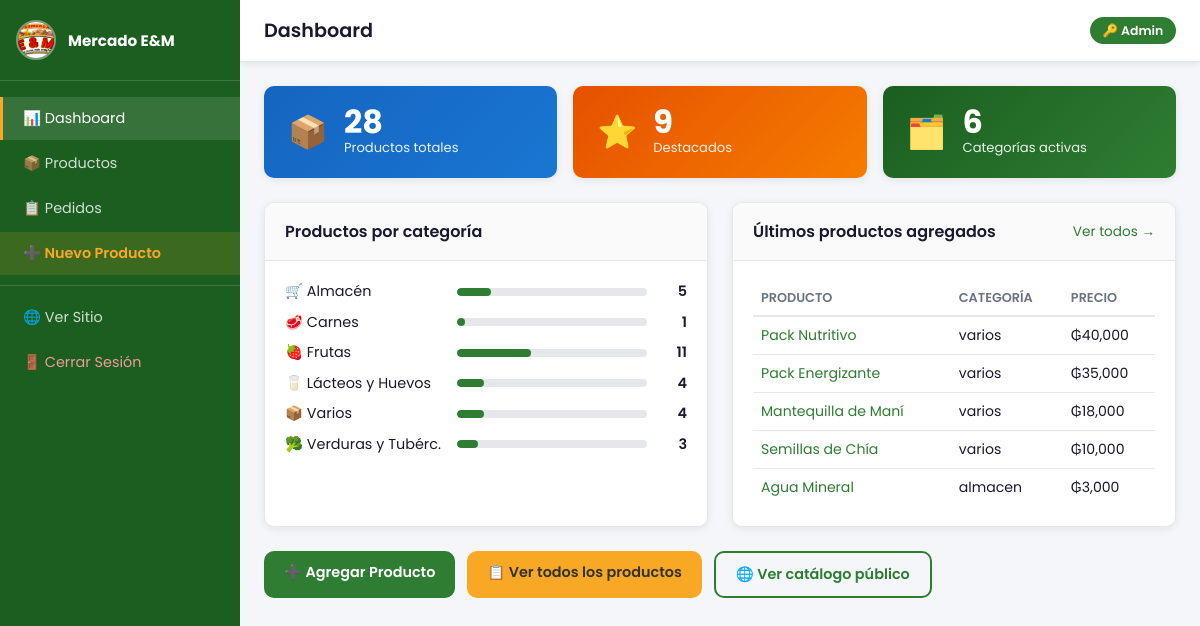
/admin (signed in), run on the app's committed database.
### tables this page shows
CREATE TABLE productos (
            id          INTEGER PRIMARY KEY AUTOINCREMENT,
            nombre      TEXT    NOT NULL,
            descripcion TEXT    NOT NULL,
            precio      REAL    NOT NULL,
            unidad      TEXT    NOT NULL,
            imagen      TEXT    NOT NULL DEFAULT 'img1.jpg',
            categoria   TEXT    NOT NULL,
            origen      TEXT    NOT NULL DEFAULT 'Local',
            destacado   INTEGER NOT NULL DEFAULT 0
        );

### app.py (the view)
@app.route('/admin')
@login_required
def admin_dashboard():
    db = get_db()
    total     = db.execute('SELECT COUNT(*) FROM productos').fetchone()[0]
    destacados = db.execute('SELECT COUNT(*) FROM productos WHERE destacado=1').fetchone()[0]
    por_cat   = db.execute(
        'SELECT categoria, COUNT(*) as cnt FROM productos GROUP BY categoria'
    ).fetchall()
    ultimos   = db.execute(
        'SELECT * FROM productos ORDER BY id DESC LIMIT 5'
    ).fetchall()
    pedidos_pendientes = db.execute(
        "SELECT COUNT(*) FROM pedidos WHERE estado='pendiente'"
    ).fetchone()[0]
    return render_template('admin/dashboard.html',
                           total=total,
                           destacados=destacados,
                           por_cat=por_cat,
                           ultimos=ultimos,
                           pedidos_pendientes=pedidos_pendientes,
                           categorias=CATEGORIAS)

### app.py (called while the page is built)
def get_db():
    if 'db' not in g:
        g.db = sqlite3.connect(DATABASE)
        g.db.row_factory = sqlite3.Row
    return g.db

def login_required(f):
    @wraps(f)
    def decorated(*args, **kwargs):
        if not session.get('admin_logged_in'):
            flash('Necesitás iniciar sesión para acceder al panel.', 'error')
            return redirect(url_for('admin_login'))
        return f(*args, **kwargs)
    return decorated

@app.context_processor
def inject_cart_count():
    cart = session.get('cart', {})
    return {'cart_count': sum(cart.values()) if cart else 0}

### templates/admin/dashboard.html (shortened to what this page needs)
{% extends "admin/base_admin.html" %}
{% block page_title %}Dashboard{% endblock %}
{% block content %}
<div class="stats-grid">
    <div class="stat-card stat-blue">
        <div class="stat-icon">📦</div>
        <div class="stat-info">
            <span class="stat-num">{{ total }}</span>
            <span class="stat-label">Productos totales</span>
        </div>
    </div>
    <div class="stat-card stat-gold">
        <div class="stat-icon">⭐</div>
        <div class="stat-info">
            <span class="stat-num">{{ destacados }}</span>
            <span class="stat-label">Destacados</span>
        </div>
    </div>
    <div class="stat-card stat-green">
        <div class="stat-icon">🗂️</div>
        <div class="stat-info">
            <span class="stat-num">{{ por_cat|length }}</span>
            <span class="stat-label">Categorías activas</span>
        </div>
    </div>
</div>
<div class="dashboard-grid">
    <div class="card">
        <div class="card-header">
            <h3>Productos por categoría</h3>
        </div>
        <div class="card-body">
            {% for row in por_cat %}
                {% set cat = categorias | selectattr('id','equalto', row['categoria']) | first %}
                <div class="cat-row">
                    <span class="cat-name">
                        {% if cat %}{{ cat.icono }} {{ cat.nombre }}{% else %}{{ row['categoria'] }}{% endif %}
                    </span>
                    <div class="cat-bar-wrap">
                        <div class="cat-bar" style="width: {{ (row['cnt'] / total * 100)|round|int }}%"></div>
                    </div>
                    <span class="cat-count">{{ row['cnt'] }}</span>
                </div>
            {% endfor %}
        </div>
    </div>
    <div class="card">
        <div class="card-header">
            <h3>Últimos productos agregados</h3>
            <a href="{{ url_for('admin_productos') }}" class="card-link">Ver todos →</a>
        </div>
        <div class="card-body">
            <table class="mini-table">
                <thead>
                    <tr><th>Producto</th><th>Categoría</th><th>Precio</th></tr>
                </thead>
                <tbody>
                    {% for p in ultimos %}
                    <tr>
                        <td>
                            <a href="{{ url_for('admin_editar_producto', pid=p.id) }}">{{ p.nombre }}</a>
                        </td>
                        <td>{{ p.categoria }}</td>
                        <td>₲{{ "{:,.0f}".format(p.precio) }}</td>
                    </tr>
                    {% endfor %}
                </tbody>
            </table>
        </div>
    </div>
</div>
<div class="quick-actions">
    <a href="{{ url_for('admin_nuevo_producto') }}" class="action-btn action-primary">
        ➕ Agregar Producto
    </a>
    <a href="{{ url_for('admin_productos') }}" class="action-btn action-secondary">
        📋 Ver todos los productos
    </a>
    <a href="{{ url_for('catalogo') }}" target="_blank" class="action-btn action-outline">
        🌐 Ver catálogo público
    </a>
</div>
{% endblock %}

### static/css/admin.css (style rules this page uses)
*, *::before, *::after { box-sizing: border-box; margin: 0; padding: 0; }
:root { --sidebar-w: 240px; --primary: #2e7d32; --primary-d: #1b5e20; --accent: #f9a825; --danger: #c62828; --bg: #f4f6f9; --card-bg: #ffffff; --text: #1a1a2e; --text-light:#6b7280; --border: #e5e7eb; --shadow: 0 2px 8px rgba(0,0,0,.08); --radius: 10px; font-family: 'Poppins', sans-serif; }
body { background: var(--bg); color: var(--text); }
.admin-body { display: flex; min-height: 100vh; }
.card { background: var(--card-bg); border-radius: var(--radius); box-shadow: var(--shadow); border: 1px solid var(--border); overflow: hidden; }
.card-header { display: flex; justify-content: space-between; align-items: center; padding: 1rem 1.25rem; border-bottom: 1px solid var(--border); background: #fafafa; }
.card-header h3 { font-size: 1rem; font-weight: 600; }
.card-link { font-size: .85rem; color: var(--primary); text-decoration: none; }
.card-body { padding: 1.25rem; }
.stats-grid { display: grid; grid-template-columns: repeat(auto-fit, minmax(200px, 1fr)); gap: 1rem; margin-bottom: 1.5rem; }
.stat-card { display: flex; align-items: center; gap: 1rem; padding: 1.25rem 1.5rem; border-radius: var(--radius); color: #fff; box-shadow: var(--shadow); }
.stat-blue { background: linear-gradient(135deg, #1565c0, #1976d2); }
.stat-gold { background: linear-gradient(135deg, #e65100, #f57c00); }
.stat-green { background: linear-gradient(135deg, var(--primary-d), var(--primary)); }
.stat-icon { font-size: 2rem; }
.stat-num { display: block; font-size: 2rem; font-weight: 700; line-height: 1; }
.stat-label { font-size: .82rem; opacity: .9; }
.dashboard-grid { display: grid; grid-template-columns: 1fr 1fr; gap: 1.5rem; margin-bottom: 1.5rem; }
.cat-row { display: flex; align-items: center; gap: .75rem; margin-bottom: .6rem; font-size: .9rem; }
.cat-name { width: 160px; flex-shrink: 0; }
.cat-bar-wrap { flex: 1; height: 8px; background: var(--border); border-radius: 4px; overflow: hidden; }
.cat-bar { height: 100%; background: var(--primary); border-radius: 4px; min-width: 4px; }
.cat-count { width: 28px; text-align: right; font-weight: 600; }
.mini-table { width: 100%; border-collapse: collapse; font-size: .88rem; }
.mini-table th { text-align: left; padding: .5rem .5rem; border-bottom: 2px solid var(--border); color: var(--text-light); font-weight: 600; font-size: .8rem; text-transform: uppercase; }
.mini-table td { padding: .5rem .5rem; border-bottom: 1px solid var(--border); }
.mini-table tr:last-child td { border-bottom: none; }
.mini-table a { color: var(--primary); text-decoration: none; }
.quick-actions { display: flex; gap: .75rem; flex-wrap: wrap; }
.action-btn { padding: .7rem 1.25rem; border-radius: var(--radius); font-size: .9rem; font-weight: 600; text-decoration: none; cursor: pointer; transition: opacity .2s, transform .1s; }
.action-primary { background: var(--primary); color: #fff; }
.action-secondary { background: var(--accent); color: #333; }
.action-outline { background: transparent; color: var(--primary); border: 2px solid var(--primary); }

### data on the page
productos: icono "🥩", nombre "Carnes", {{ (row['cnt'] / total * 100)|round|int }} 4 (drawn), cnt "1"
productos: nombre "Pack Nutritivo", categoria "varios", precio "40,000"
productos: nombre "Pack Energizante", categoria "varios", precio "35,000"
productos: nombre "Mantequilla de Maní", categoria "varios", precio "18,000"
productos: nombre "Semillas de Chía", categoria "varios", precio "10,000"
productos: nombre "Agua Mineral", categoria "almacen", precio "3,000"

### other printed values
{{ total }} "28"
{{ destacados }} "9"
{{ por_cat|length }} "6"
{{ cat.icono }} "🛒" "🍓" "🥛" "📦" "🥦"
{{ cat.nombre }} "Almacén" "Frutas" "Lácteos y Huevos" "Varios" "Verduras y Tubérc."
{{ row['cnt'] }} "5" "11" "4" "4" "3"
